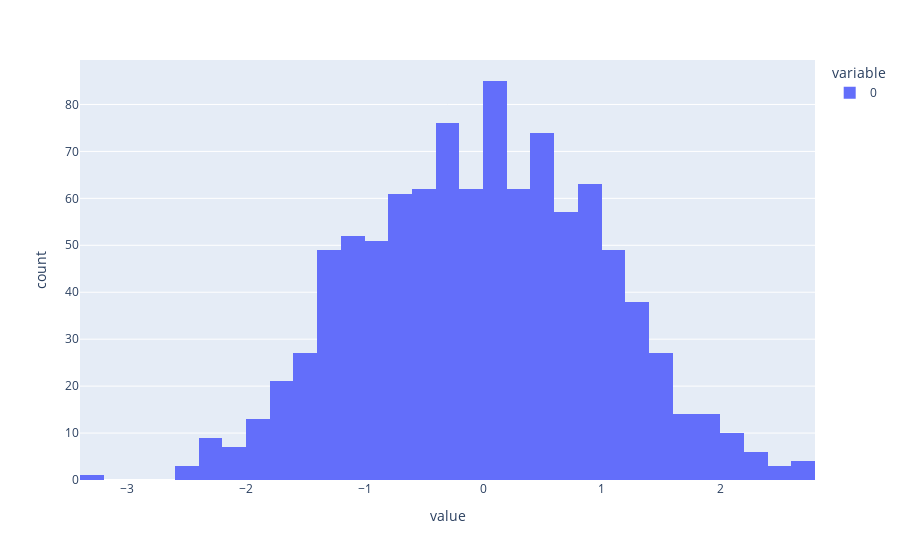

Here is the notebook cell this chart was saved with:
### Code cell
px.histogram(x)

### Figure 1 — Plotly figure (JSON) as saved in the notebook; plotly's stock layout.template omitted (floating-point values rounded to 4 significant figures; data arrays with more than 128 entries replaced by an {"elided": "..."} marker saying what was removed)
{"data": [{"alignmentgroup": "True", "bingroup": "x", "hovertemplate": "variable=0<br>value=%{x}<br>count=%{y}<extra></extra>", "legendgroup": "0", "marker": {"color": "#636efa", "pattern": {"shape": ""}}, "name": "0", "offsetgroup": "0", "orientation": "v", "showlegend": true, "type": "histogram", "x": {"elided": "1000 float values"}, "xaxis": "x", "yaxis": "y"}], "layout": {"barmode": "relative", "legend": {"title": {"text": "variable"}, "tracegroupgap": 0}, "margin": {"t": 60}, "xaxis": {"anchor": "y", "domain": [0, 1], "title": {"text": "value"}}, "yaxis": {"anchor": "x", "domain": [0, 1], "title": {"text": "count"}}}}
